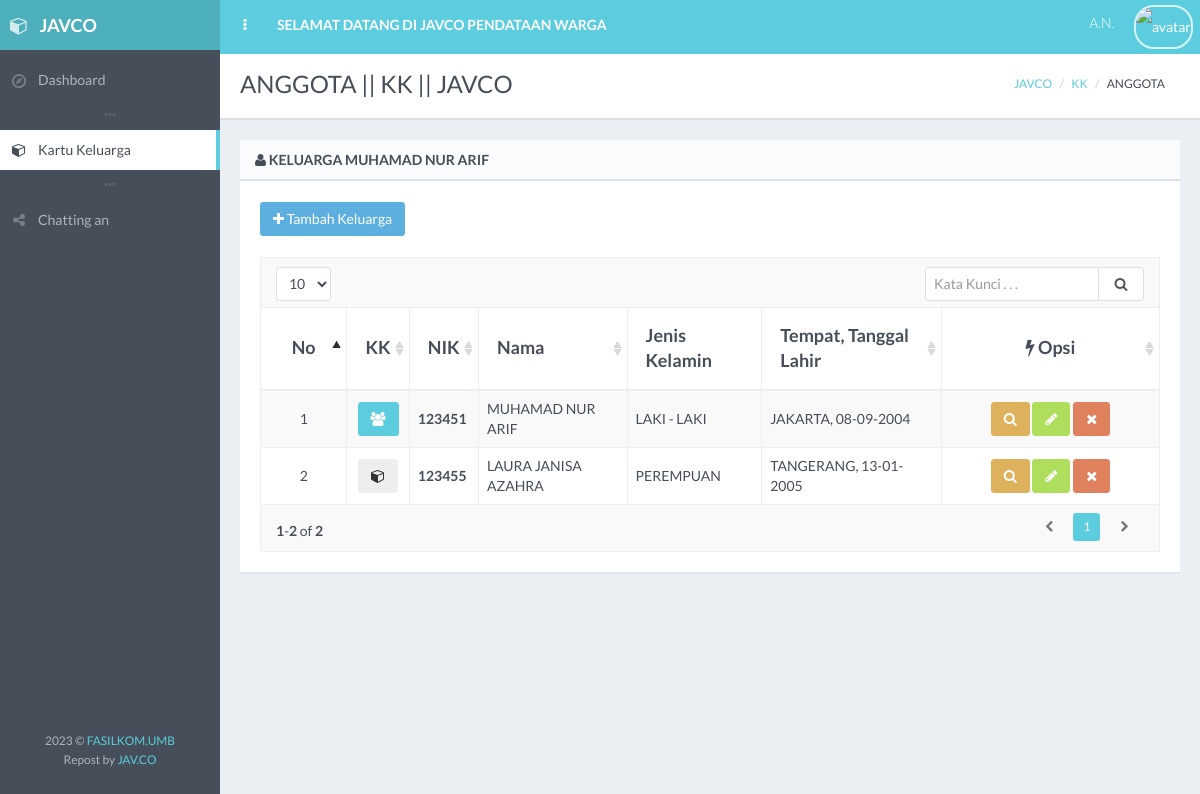
Screenshot of /kk/detail.php?detail=12341 with the database file from the repository.
### tables this page shows
CREATE TABLE `penduduk` (
  `nik` varchar(100) NOT NULL,
  `nama` varchar(150) DEFAULT NULL,
  `tempat_lahir` varchar(50) DEFAULT NULL,
  `tanggal_lahir` varchar(10) DEFAULT NULL,
  `jk` enum('L','P') DEFAULT NULL,
  `golongan_darah` varchar(5) DEFAULT NULL,
  `pekerjaan` text DEFAULT NULL,
  `pendidikan` varchar(10) NOT NULL,
  `status_perkawinan` enum('KAWIN','BELUM KAWIN') NOT NULL,
  `kewarganegaraan` varchar(50) DEFAULT NULL,
  `id_agama` varchar(30) DEFAULT NULL,
  `id_klasifikasi` varchar(20) NOT NULL,
  `no_kk` varchar(50) DEFAULT NULL,
  `foto` text DEFAULT NULL,
  `about` text DEFAULT NULL,
  `username` varchar(20) NOT NULL,
  `password` text NOT NULL,
  `status` int(1) DEFAULT NULL
);

### koneksi.php (called while the page is built)
<?php
$_mysqli = new mysqli("localhost", "root", "", "pendataan-penduduk");
return $_mysqli;

### kk/kk.php (called while the page is built, shortened)
<?php
class KK
{
    public function get_penduduk_kk(){
        include ('../koneksi.php');
        $no_kk = $_GET['detail'];
        $penduduk_kk = $_mysqli->query("SELECT * FROM penduduk, kk
                                    WHERE penduduk.no_kk = kk.no_kk
                                    AND penduduk.no_kk = '$no_kk'");
        return $penduduk_kk;
    }
    public function get_judul_kk(){
        include ('../koneksi.php');
        $no_kk = $_GET['detail'];
        $kk = $_mysqli->query("SELECT penduduk.nama FROM penduduk, kk
                                    WHERE penduduk.no_kk = kk.no_kk
                                    AND kk.kepala_keluarga = penduduk.nik
                                    AND penduduk.no_kk = '$no_kk'");
        $penduduk_kk = mysqli_fetch_array($kk);
        return $penduduk_kk;
    }
    public function get_agama(){
        include ('../koneksi.php');
        $agama = $_mysqli->query("SELECT * FROM agama");
        return $agama;
    }
    public function get_klasifikasi(){
        include ('../koneksi.php');
        $klasifikasi = $_mysqli->query("SELECT * FROM klasifikasi");
        return $klasifikasi;
    }
}
 ?>

### kk/detail.php (the view, shortened to what this page needs)
<!DOCTYPE html>
<?php
include ("kk.php");
$new = new Kk();
include ("../penduduk/penduduk.php");
if (isset($_GET['detail'])) {
    $penduduk = $new->get_penduduk_kk();
    $judul = $new->get_judul_kk();
    }
$title = "ANGGOTA || KK || JAVCO";
 ?>
 <html class="no-js" lang="en">
    <head>
        <link rel="stylesheet" href="../assets/css/bootstrap.min.css">
        <link rel="stylesheet" href="../assets/css/plugins.css">
        <link rel="stylesheet" href="../assets/css/main.css">
        <link rel="stylesheet" href="../assets/css/themes.css">
        <link rel="stylesheet" type="text/css" href="../assets/css/bootstrap-fileupload.min.css" />
    </head>
    <body>
        <div id="page-wrapper" class="page-loading">
            <div id="page-container" class="header-fixed-top sidebar-visible-lg-full">
                <div id="main-container">
                    <header class="navbar navbar-inverse navbar-fixed-top">
                        <ul class="nav navbar-nav-custom">
                            <li>
                                <a href="javascript:void(0)" onclick="App.sidebar('toggle-sidebar');this.blur();">
                                    <i class="fa fa-ellipsis-v fa-fw animation-fadeInRight" id="sidebar-toggle-mini"></i>
                                </a>
                            </li>
                            <li class="hidden-xs animation-fadeInQuick">
                                <a href="../pilihan.php"><strong>SELAMAT DATANG DI JAVCO PENDATAAN WARGA</strong></a>
                            </li>
                        </ul>
                    </header>
                    <div id="page-content">
                        <div class="content-header">
                            <div class="row">
                                <div class="col-sm-6">
                                    <div class="header-section">
                                        <h1><?php echo $title; ?></h1>
                                    </div>
                                </div>
                                <div class="col-sm-6 hidden-xs">
                                    <div class="header-section">
                                        <ul class="breadcrumb breadcrumb-top">
                                            <li><a href="../dashboard">JAVCO</a></li>
                                            <li><a href="../pilihan.php?menu=4">KK</a></li>
                                            <li>ANGGOTA</li>
                                        </ul>
                                    </div>
                                </div>
                            </div>
                        </div>
                        <div class="block full">
                            <div class="block-title">
                                <h2><i class="fa fa-user sidebar-nav-icon"></i>  KELUARGA <?php echo $judul['nama'] ?></h2>
                            </div>
                            <a href="#modal-fade" title="Tambah Agama" class="btn btn-effect-ripple btn-info" data-toggle="modal"><i class="fa fa-plus"></i> Tambah Keluarga</a>
                            <br>
                            <br>
                            <div class="table-responsive">
                                <table id="example-datatable" class="table table-striped table-bordered table-vcenter">
                                    <thead>
                                        <tr>
                                            <th class="text-center" style="width: 50px;">No</th>
                                            <th>KK</th>
                                            <th>NIK</th>
                                            <th>Nama</th>
                                            <th>Jenis Kelamin</th>
                                            <th>Tempat, Tanggal Lahir</th>
                                            <th class="text-center" style="width: 75px;"><i class="fa fa-flash"></i> Opsi</th>
                                        </tr>
                                    </thead>
                                    <tbody>
                                    <?php $no=0; foreach ($penduduk as $row): $no++?>
                                        <tr>
                                            <td class="text-center"><?php echo $no; ?></td>
                                            <td class="text-center">
                                                <?php
                                                    $id = $row['nik'];
                                                    include('../koneksi.php');
                                                    $jum = $_mysqli->query("SELECT penduduk.nama FROM penduduk, kk
                                                                            WHERE penduduk.nik = kk.kepala_keluarga
                                                                            AND kk.kepala_keluarga = '$id'");
                                                    $jumlah = mysqli_num_rows($jum);
                                                if ($jumlah > 0) {
                                                    echo '<a href="#" data-toggle="tooltip" title="Kepala Keluarga" class="btn btn-effect-ripple btn-primary"><i class="fa fa-users"></i></a>';
                                                }else{
                                                    echo '
                                                <form action="detail.php" method="post">
                                                    <input type="hidden" name="no_kk" value="'.$row['no_kk'].'">
                                                    <input type="hidden" name="nik" value="'.$row['nik'].'">
                                                    <button type="submit" name="edit_kk" href="" data-toggle="tooltip" title="Jadikan Kepala Keluarga" class="btn btn-effect-ripple btn-default"><i class="fa fa-cube"></i></button>
                                                </form>';
                                                }
                                                ?>
                                            </td>
                                            <td><strong><?php echo $row['nik'] ?></strong></td>
                                            <td><?php echo $row['nama'] ?></td>
                                            <td>
                                                <?php
                                                    if ($row['jk'] == "L") {$tampil = "LAKI - LAKI";}
                                                    else {$tampil = "PEREMPUAN";}
                                                ?>
                                                <?php echo "$tampil"; ?>
                                            </td>
                                            <td><?php echo $row['tempat_lahir'].", ".$row['tanggal_lahir'] ?></td>
                                            <td class="text-center" width="200px">
                                                <a href="../penduduk/detail.php?detail=<?php echo $row['nik'] ?>" data-toggle="tooltip" title="Detail <?php echo $row['nama'] ?>" class="btn btn-effect-ripple btn-warning"><i class="fa fa-search"></i></a>
                                                <a href="../penduduk/edit.php?edit=<?php echo $row['nik'] ?>" data-toggle="tooltip" title="Edit <?php echo $row['nama'] ?>" class="btn btn-effect-ripple btn-success"><i class="fa fa-pencil"></i></a>
                                                <a href="detail.php?hapus=<?php echo $row['nik'] ?>" onclick="return confirm('Apakah Anda Yakin Ingin Menghapus <?php echo $row['nama']?>');" data-toggle="tooltip" title="Hapus <?php echo $row['nama'] ?>" class="btn btn-effect-ripple btn-danger"><i class="fa fa-times"></i></a>
                                            </td>
                                        </tr>
                                    <?php endforeach; ?>
                                    </tbody>
                                </table>
                            </div>
                        </div>
                    </div>
                </div>
            </div>
        </div>
    </body>
</html>

### rows the page displays
penduduk: nama "MUHAMAD NUR ARIF", nik "123451", jk "LAKI - LAKI", tempat_lahir "JAKARTA", tanggal_lahir "08-09-2004"
penduduk: nik "123455", nama "LAURA JANISA AZAHRA", jk "PEREMPUAN", tempat_lahir "TANGERANG", tanggal_lahir "13-01-2005"

### other values shown
$title "ANGGOTA || KK || JAVCO"
